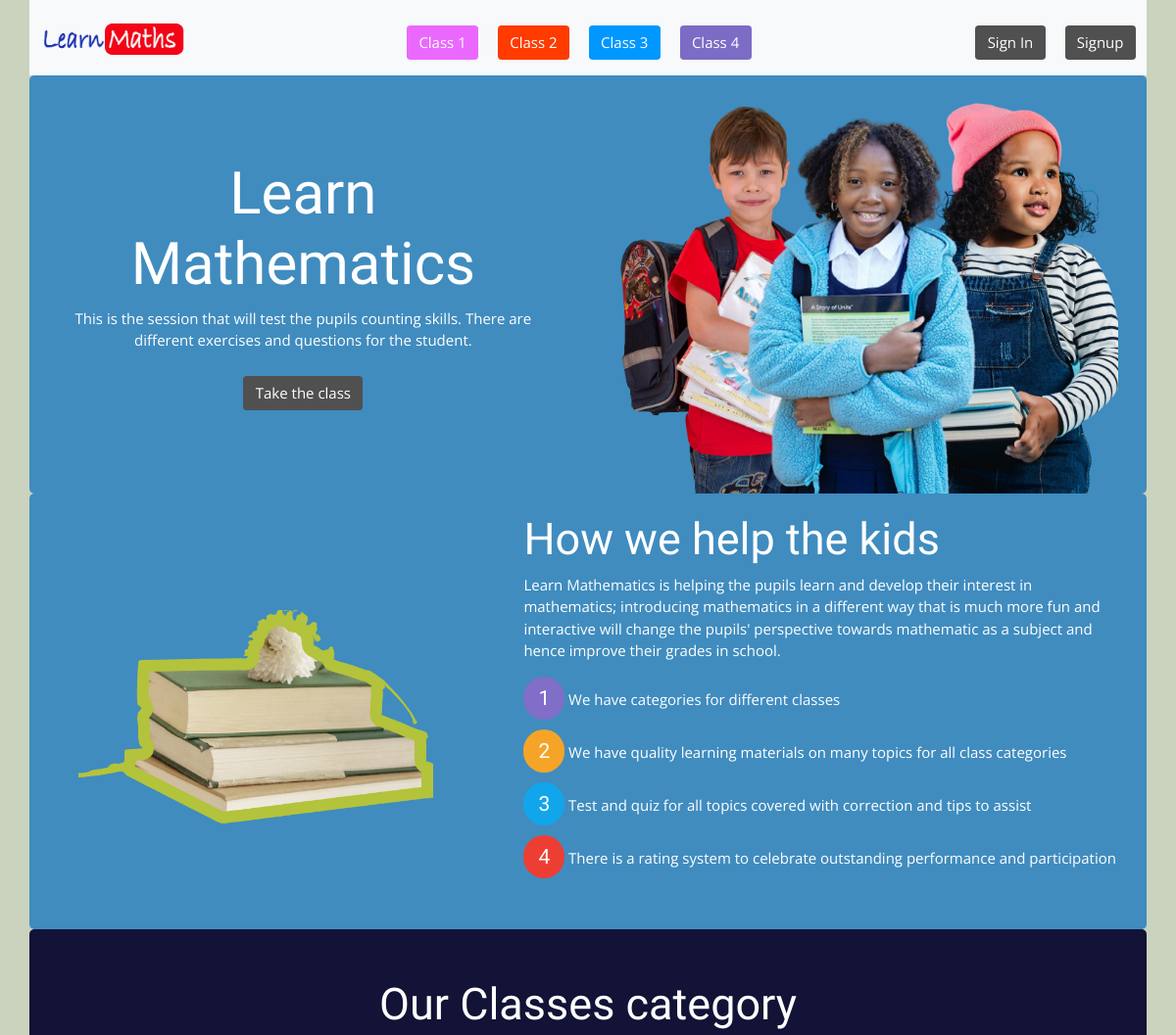
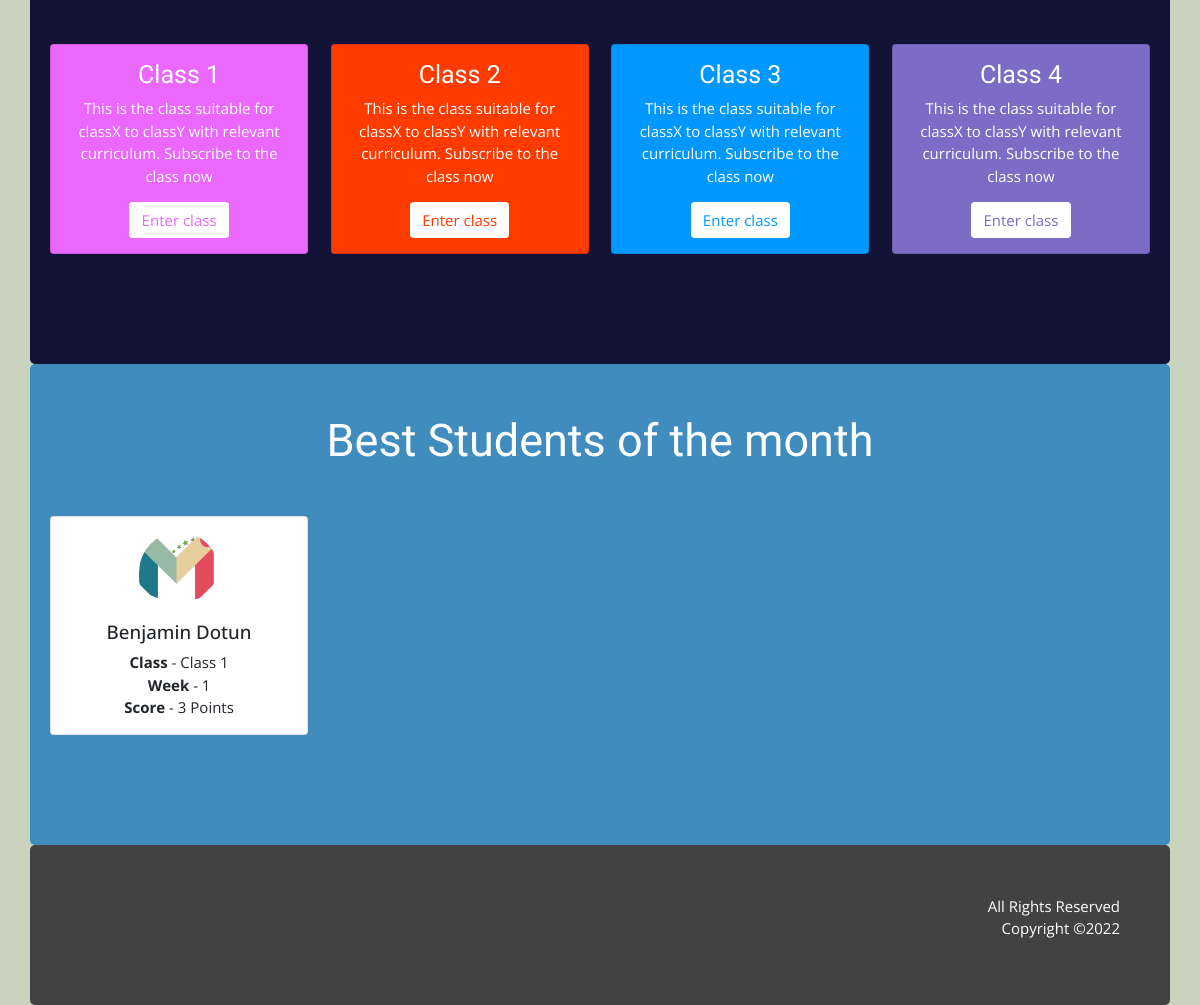
The app's page /admin/index.php with its own data (2 pictures, top to bottom).
### tables this page shows
CREATE TABLE `activities` (
  `id` int NOT NULL AUTO_INCREMENT,
  `pupil_id` int DEFAULT NULL,
  `lecture_id` int DEFAULT NULL,
  `category` varchar(30) DEFAULT NULL,
  `status` varchar(100) DEFAULT NULL,
  `week` int DEFAULT NULL,
  `result` varchar(30) DEFAULT NULL,
  `date` varchar(30) DEFAULT NULL,
  PRIMARY KEY (`id`)
);

CREATE TABLE `pupils` (
  `id` int NOT NULL AUTO_INCREMENT,
  `fullname` varchar(40) DEFAULT NULL,
  `category` varchar(15) DEFAULT NULL,
  `email` varchar(30) DEFAULT NULL,
  `picture` varchar(100) DEFAULT NULL,
  `password` varchar(50) DEFAULT NULL,
  `token` varchar(80) DEFAULT NULL,
  PRIMARY KEY (`id`)
);

### admin/index.php (the view, shortened to what this page needs)
<?php
    include("includes/connect.inc.php");
    $item = "week";
    $sql = "SELECT * FROM settings WHERE item = '$item'";
    $result = $conn->query($sql);
    if ($result->num_rows > 0) {
        $row = $result->fetch_assoc();
        $wk = (int)$row["rate"];
        $sql = "SELECT * FROM activities WHERE week = '$wk' ORDER BY result DESC, date ASC";
        $result = $conn->query($sql);
        while($rowx = $result->fetch_array()) {
            $rows[] = $rowx;
        }
    }
    require_once 'includes/header.php';
    require_once 'includes/navbar.php';
?>
    <div class="container c-ban1" style="padding:0;">
        <div class="row" style="align-items: center;">
            <div class="col-md-6">
                <div style="padding:30px; text-align:center;">
                    <h1 class="align-middle head-title" style="color:white;">Learn Mathematics</h1>
                    <p style="color:white;">This is the session that will test the pupils counting skills. There are different exercises and questions for the student.</p>
                    <button type="submit"  class="btn take-class-btn">Take the class</button>
                </div>
            </div>
            <div class="col-md-6">
                <img src="images/ban1.png" width="100%" style="padding:20px 20px 0 20px;"/>
            </div>
        </div>
    </div>
    <div class="container c-ban2" style="padding:0;">
        <div class="row" style="align-items: center;">
            <div class="col-md-5">
                <div style="padding:30px; text-align:center;">
                    <img src="images/bookpile.png" width="100%" style="padding:20px 20px 0 20px;"/>
                </div>
            </div>
            <div class="col-md-7">
                <div style="padding:20px;">
                    <h3 class="align-middle head-title2" style="color:white;">How we help the kids</h3>
                    <p style="color:white;">Learn Mathematics is helping the pupils learn and develop their interest in mathematics;
                    introducing mathematics in a different way that is much more fun and interactive will change the pupils' perspective
                    towards mathematic as a subject and hence improve their grades in school.<br><br>
                    <span class="tips" style="background: #806ec8;">1</span> We have categories for different classes<br><br>
                    <span class="tips" style="background: #f5a427;">2</span> We have quality learning materials on many topics for all class categories<br><br>
                    <span class="tips" style="background: #11a5ec;">3</span> Test and quiz for all topics covered with correction and tips to assist <br><br>
                    <span class="tips" style="background: #ed3e34;">4</span> There is a rating system to celebrate outstanding performance and participation<br><br>
                </p>
                </div>
            </div>
        </div>
    </div>
    <div class="container c-black" style="margin-top:0px;">
        <div style="text-align:center; padding:30px 0;">
            <h3 class="head-title2" style="color:white;">Our Classes category</h3>
            <div class="row" style="padding:40px 0;">
                <div class="col-md-3">
                    <div class="card" style="background:#eb68ff; color:white; margin-bottom:20px;">
                        <div class="card-body">
                            <h5 class="card-title cat-title">Class 1</h5>
                            <p class="card-text">This is the class suitable for classX to classY with relevant curriculum. Subscribe to the class now</p>
                            <a href="class1.php" class="btn" style="color:#eb68ff; background:white;">Enter class</a>
                        </div>
                    </div>
                </div>
                <div class="col-md-3">
                    <div class="card" style="background:#ff3b00; color:white; margin-bottom:20px;">
                        <div class="card-body">
                            <h5 class="card-title cat-title">Class 2</h5>
                            <p class="card-text">This is the class suitable for classX to classY with relevant curriculum. Subscribe to the class now</p>
                            <a href="class2.php" class="btn" style="color:#ff3b00; background:white;">Enter class</a>
                        </div>
                    </div>
                </div>
                <div class="col-md-3">
                    <div class="card" style="background:#0098ff; color:white; margin-bottom:20px;">
                        <div class="card-body">
                            <h5 class="card-title cat-title">Class 3</h5>
                            <p class="card-text">This is the class suitable for classX to classY with relevant curriculum. Subscribe to the class now</p>
                            <a href="class3.php" class="btn" style="color:#0098ff; background:white;">Enter class</a>
                        </div>
                    </div>
                </div>
                <div class="col-md-3">
                    <div class="card" style="background:#7c6cc6; color:white; margin-bottom:20px;">
                        <div class="card-body">
                            <h5 class="card-title cat-title">Class 4</h5>
                            <p class="card-text">This is the class suitable for classX to classY with relevant curriculum. Subscribe to the class now</p>
                            <a href="class4.php" class="btn" style="color:#7c6cc6; background:white;">Enter class</a>
                        </div>
                    </div>
                </div>
            </div>
        </div>
    </div>
    <div class="container c-ban2" style="margin-top:0px;">
        <div style="text-align:center; padding:30px 0;">
            <h3 class="head-title2" style="color:white;">Best Students of the month</h3>
            <div class="row" style="padding:40px 0;">
                <?php
                    foreach($rows as $row)
                	{
                        $pid = $row["pupil_id"];
                        $sqlx = "SELECT * FROM pupils WHERE id = '$pid'";
                        $resultx = $conn->query($sqlx);
                        $rowx= $resultx->fetch_assoc();
                ?>
                <div class="col-md-3">
                    <div class="card" style="margin-bottom:20px;">
                        <div class="card-body">
                            <img src="<?php echo $rowx["picture"];?>" style="width:80px; border-radius:400px; margin:auto; padding-bottom:20px;"/>
                            <h5 class="card-title"><?php echo $rowx["fullname"];?></h5>
                            <p class="card-text">
                                <strong>Class</strong> - <?php echo $row["category"];?><br>
                                <strong>Week</strong> - <?php echo $row["week"];?><br>
                                <strong>Score</strong> - <?php echo $row["result"];?> Points<br>
                            </p>
                        </div>
                    </div>
                </div>
                <?php
                    }
                ?>
            </div>
        </div>
    </div>
<?php
    require_once 'includes/footer.php';
?>

### css/style.css (style rules this page uses)
html { font-size: 15px; box-sizing: border-box; min-height: 100%; font-family: "Open Sans", sans-serif; }
body { margin: 0; padding: 0; background: #c9d3be; font-family: "Open Sans", sans-serif; }
h1 { font-size: 26px; }
.c-ban1 { background: #408cbf; padding: 20px; border-radius: 5px; }
.c-ban2 { background: #408cbf; padding: 20px; border-radius: 5px; }
.c-black { background: #121336; padding: 20px; border-radius: 5px; }
.take-class-btn { background: #505050; color: white; margin-top: 10px; }
.head-title { font-family: "Chewy", cursive; font-size: 60px; }
.head-title2 { font-family: "Chewy", cursive; font-size: 45px; }
.tips { padding: 10px 15px; color: white; font-size: 21px; border-radius: 100px; font-family: "Chewy", cursive; }
.cat-title { font-family: "Chewy", cursive; font-size: 25px; }

### records on screen
activities: pupil.picture (picture), pupil.fullname "Benjamin Dotun", category "Class 1", week "1", result "3"
